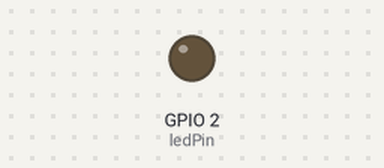
The sketch below on a simulated ESP8266 (NodeMCU). Parts: output pins drawn as LEDs (lit = HIGH). WiFi joins after 1.5 s; servers stay silent unless stated; what the sketch prints to the serial monitor is not drawn. At 2.5 s the program puts the board to deep sleep or switches it off; the recording ends there.

Above: at 0.1 s.
At 2.35 s:
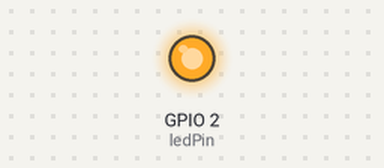
Timing chart, 0 to 2.5 s (numbered marks = the images above):
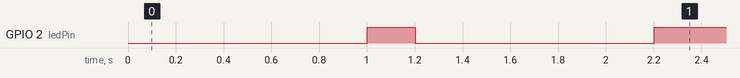

Measured:
- by itself, GPIO 2 (ledPin): LOW → HIGH at 1.0 s, → LOW 0.20 s later, → HIGH 1.0 s later

The sketch:

esp8266_deepsleep_test.ino
```cpp
#include <ESP8266WiFi.h>

// Replace these with your WiFi network settings
const char* ssid = "Doma Zgoraj"; //replace this with your WiFi network name
const char* password = "a1250283"; //replace this with your WiFi network password

const int ledPin =  2;

void setup() {
  // put your setup code here, to run once:

  Serial.begin(115200);
  pinMode(ledPin, OUTPUT);

  WiFi.begin(ssid, password);

  // Wait for serial to initialize.
  while (!Serial) { }

  ledBlink(2, 1000, 200);

  //wait to wifi connect
  while (WiFi.status() != WL_CONNECTED)
  {
    delay(1000);
    Serial.print(".");
  }

  Serial.println("success!");
  Serial.print("IP Address is: ");
  Serial.println(WiFi.localIP());

  delay(100);

  //sleep for 120s
  ESP.deepSleep(20e6);
}

void loop() {
  // put your main code here, to run repeatedly:

}

void ledBlink (int numOfBlinks, int lightOn, int lightOff)
{
  for(int i = 0;i<numOfBlinks;i++)
  {
    digitalWrite(ledPin, LOW);
    delay(lightOn);
    digitalWrite(ledPin, HIGH);
    delay(lightOff);
  }
}
```
